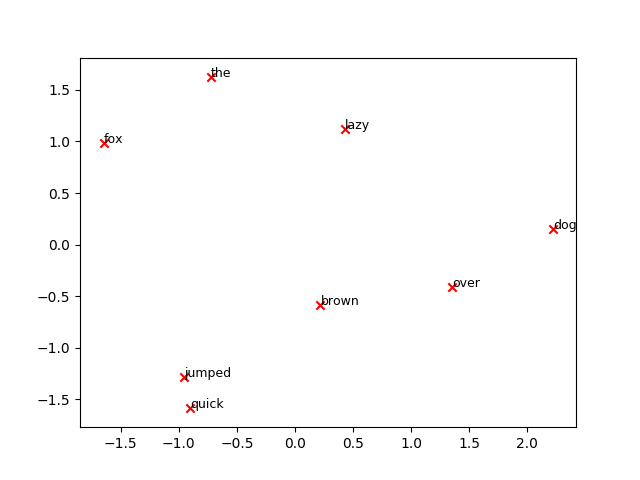

Generate this figure with Python:
# Ref: https://github.com/nathanrooy/word2vec-from-scratch-with-python/blob/master/word2vec.py
import numpy as np
from collections import defaultdict


class word2vec(object):
    def __init__(self):
        self.n = settings['n']
        self.eta = settings['learning_rate']
        self.epochs = settings['epochs']
        self.window = settings['window_size']
        pass

    # GENERATE TRAINING DATA
    def generate_training_data(self, settings, corpus):

        # GENERATE WORD COUNTS
        word_counts = defaultdict(int)
        for row in corpus:
            for word in row:
                word_counts[word] += 1

        self.v_count = len(word_counts.keys())

        # GENERATE LOOKUP DICTIONARIES
        self.words_list = sorted(list(word_counts.keys()), reverse=False)
        self.word_index = dict((word, i) for i, word in enumerate(self.words_list))
        self.index_word = dict((i, word) for i, word in enumerate(self.words_list))

        training_data = []
        # CYCLE THROUGH EACH SENTENCE IN CORPUS
        for sentence in corpus:
            sent_len = len(sentence)

            # CYCLE THROUGH EACH WORD IN SENTENCE
            for i, word in enumerate(sentence):

                # w_target  = sentence[i]
                w_target = self.word2onehot(sentence[i])

                # CYCLE THROUGH CONTEXT WINDOW
                w_context = []
                for j in range(i - self.window, i + self.window + 1):
                    if j != i and sent_len - 1 >= j >= 0:
                        w_context.append(self.word2onehot(sentence[j]))
                training_data.append([w_target, w_context])
        return np.array(training_data)

    # SOFTMAX ACTIVATION FUNCTION
    def softmax(self, x):
        e_x = np.exp(x - np.max(x))
        return e_x / e_x.sum(axis=0)

    # CONVERT WORD TO ONE HOT ENCODING
    def word2onehot(self, word):
        word_vec = [0 for i in range(0, self.v_count)]
        word_index = self.word_index[word]
        word_vec[word_index] = 1
        return word_vec

    # FORWARD PASS
    def forward_pass(self, x):
        h = np.dot(self.w1.T, x)
        u = np.dot(self.w2.T, h)
        y_c = self.softmax(u)
        return y_c, h, u

    # BACKPROPAGATION
    def backprop(self, e, h, x):
        dl_dw2 = np.outer(h, e)
        dl_dw1 = np.outer(x, np.dot(self.w2, e.T))

        # UPDATE WEIGHTS
        self.w1 = self.w1 - (self.eta * dl_dw1)
        self.w2 = self.w2 - (self.eta * dl_dw2)
        pass

    # TRAIN W2V model
    def train(self, training_data):
        # INITIALIZE WEIGHT MATRICES
        self.w1 = np.random.uniform(-0.8, 0.8, (self.v_count, self.n))  # embedding matrix
        self.w2 = np.random.uniform(-0.8, 0.8, (self.n, self.v_count))  # context matrix

        # CYCLE THROUGH EACH EPOCH
        for i in range(0, self.epochs):

            self.loss = 0

            # CYCLE THROUGH EACH TRAINING SAMPLE
            for w_t, w_c in training_data:
                # FORWARD PASS
                y_pred, h, u = self.forward_pass(w_t)

                # CALCULATE ERROR
                EI = np.sum([np.subtract(y_pred, word) for word in w_c], axis=0)

                # BACKPROPAGATION
                self.backprop(EI, h, w_t)

                # CALCULATE LOSS
                self.loss += -np.sum([u[word.index(1)] for word in w_c]) + len(w_c) * np.log(np.sum(np.exp(u)))

            print('EPOCH:', i, 'LOSS:', self.loss)
        pass

    # input a word, returns a vector (if available)
    def word_vec(self, word):
        w_index = self.word_index[word]
        v_w = self.w1[w_index]
        return v_w

    # input a vector, returns nearest word(s)
    def vec_sim(self, vec, top_n):

        # CYCLE THROUGH VOCAB
        word_sim = {}
        for i in range(self.v_count):
            v_w2 = self.w1[i]
            theta_num = np.dot(vec, v_w2)
            theta_den = np.linalg.norm(vec) * np.linalg.norm(v_w2)
            theta = theta_num / theta_den

            word = self.index_word[i]
            word_sim[word] = theta

        words_sorted = sorted(word_sim.items(), key=lambda word, sim: sim, reverse=True)

        for word, sim in words_sorted[:top_n]:
            print(word, sim)

        pass

    # input word, returns top [n] most similar words
    def word_sim(self, word, top_n):

        w1_index = self.word_index[word]
        v_w1 = self.w1[w1_index]

        # CYCLE THROUGH VOCAB
        word_sim = {}
        for i in range(self.v_count):
            v_w2 = self.w1[i]
            theta_num = np.dot(v_w1, v_w2)
            theta_den = np.linalg.norm(v_w1) * np.linalg.norm(v_w2)
            theta = theta_num / theta_den

            word = self.index_word[i]
            word_sim[word] = theta

        words_sorted = sorted(word_sim.items(), key=lambda word, sim: sim, reverse=True)

        for word, sim in words_sorted[:top_n]:
            print(word, sim)

        pass


if __name__ == '__main__':
    settings = dict()
    settings['n'] = 5  # dimension of word embeddings
    settings['window_size'] = 2  # context window +/- center word
    settings['min_count'] = 0  # minimum word count
    settings['epochs'] = 500  # number of training epochs
    settings['neg_samp'] = 10  # number of negative words to use during training
    settings['learning_rate'] = 0.01  # learning rate
    np.random.seed(0)  # set the seed for reproducibility

    corpus = [['the', 'quick', 'brown', 'fox', 'jumped', 'over', 'the', 'lazy', 'dog']]

    # INITIALIZE W2V MODEL
    w2v = word2vec()

    # generate training data
    training_data = w2v.generate_training_data(settings, corpus)

    # train word2vec model
    w2v.train(training_data)

    from word_embeddings.word2vec_scratch.utils import plot_embeddings, reduce_to_k_dim
    import matplotlib.pyplot as plt
    M_reduced = reduce_to_k_dim(M=w2v.w1)
    plot_embeddings(M_reduced=M_reduced, word2Ind=w2v.word_index, words=w2v.words_list)
    plt.savefig("sample1.png")